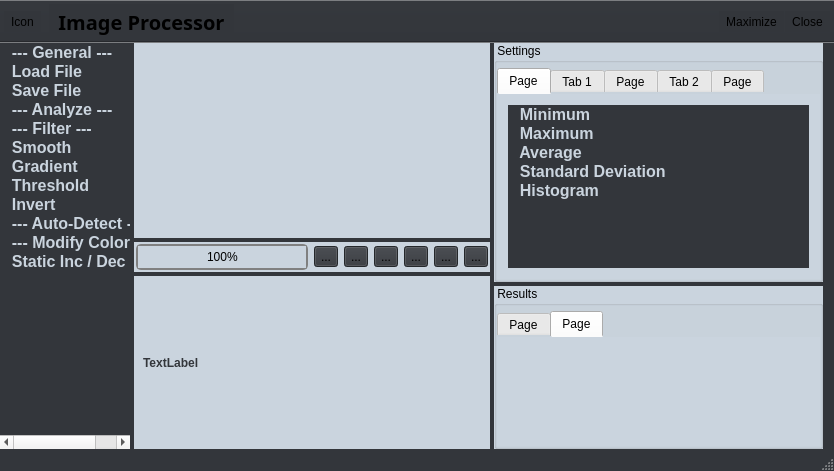
<?xml version="1.0" encoding="UTF-8"?>
<ui version="4.0">
 <class>MainWindow</class>
 <widget class="QMainWindow" name="MainWindow">
  <property name="geometry">
   <rect>
    <x>0</x>
    <y>0</y>
    <width>834</width>
    <height>471</height>
   </rect>
  </property>
  <property name="windowTitle">
   <string>MainWindow</string>
  </property>
  <property name="styleSheet">
   <string notr="true">QMainWindow{
	background-color:#33363b;
}

QToolBar {
   background-color:#33363b;
}

QToolBar::seperator{
  background-color:#33363b;
}

QPushButton{
background-color:#33363b;
color:#cad4de;
font:bold;
}

QLabel{
color:#33363b;
font:bold;
}


QSplitter::handle {
	background-color:#33363b;
}

QScrollArea {
	background-color:#cad4de;
}

QFrame{
       /*background-color:#fafafa;*/
    background-color:#cad4de;
    /*background-color: qlineargradient(x1: 0, y1: 0, x2: 0, y2: 1,
	                                stop: 0 #fafafa, stop: 1 #ededed);*/

}

QStatusBar {
    background-color:#33363b;
	color:#cad4de;
}

QToolButton{
background-color:#33363b;
}

QToolButton:hover {
    color :#33363b;
    background: qlineargradient(x1: 0, y1: 0, x2: 0, y2: 1,
                                stop: 0 #33363b, stop: 1 #aCcEF1);
}

QToolButton:disabled {
    color :#33363b;
    background: qlineargradient(x1: 0, y1: 0, x2: 0, y2: 1,
                                stop: 0 #33363b, stop: 1 #aCcEF1);
}

QProgressBar {
    border: 2px solid grey;
    border-radius: 5px;
    text-align:center
}

QProgressBar::chunk {
    background-color:#cad4de;
	width: 20px;
    color:#cad4de
}


</string>
  </property>
  <widget class="QWidget" name="widget">
   <layout class="QHBoxLayout" name="horizontalLayout">
    <property name="leftMargin">
     <number>0</number>
    </property>
    <property name="topMargin">
     <number>0</number>
    </property>
    <property name="bottomMargin">
     <number>0</number>
    </property>
    <item>
     <widget class="QSplitter" name="splitter">
      <property name="orientation">
       <enum>Qt::Horizontal</enum>
      </property>
      <widget class="QListWidget" name="listWidget">
       <property name="enabled">
        <bool>true</bool>
       </property>
       <property name="maximumSize">
        <size>
         <width>220</width>
         <height>16777215</height>
        </size>
       </property>
       <property name="font">
        <font>
         <pointsize>12</pointsize>
         <weight>75</weight>
         <bold>true</bold>
        </font>
       </property>
       <property name="styleSheet">
        <string notr="true">QListView{
background-color:#33363b;
alternate-background-color: yellow;
color:#cad4de
}

QListView {
    show-decoration-selected: 1; /* make the selection span the entire width of the view */
}

QListView::item:selected {
    border: 1px solid #6a6ea9;
}

QListView::item:selected:!active {
   /* background: qlineargradient(x1: 0, y1: 0, x2: 0, y2: 1,
                                stop: 0 #ABAFE5, stop: 1 #8588B2);*/
    background: qlineargradient(x1: 0, y1: 0, x2: 0, y2: 1,
                                stop: 0 #FAFBFE, stop: 1 #DCDEF1);
color :#33363b;
}

QListView::item:selected:active {
    color :#33363b;
    background: qlineargradient(x1: 0, y1: 0, x2: 0, y2: 1,
                                stop: 0 #FAFBFE, stop: 1 #DCDEF1);
}

QListView::item:hover {
    color :#33363b;
    background: qlineargradient(x1: 0, y1: 0, x2: 0, y2: 1,
                                stop: 0 #FAFBFE, stop: 1 #DCDEF1);
}</string>
       </property>
       <property name="frameShape">
        <enum>QFrame::NoFrame</enum>
       </property>
       <property name="selectionMode">
        <enum>QAbstractItemView::MultiSelection</enum>
       </property>
       <property name="layoutMode">
        <enum>QListView::SinglePass</enum>
       </property>
       <property name="spacing">
        <number>2</number>
       </property>
       <item>
        <property name="text">
         <string>  --- General ---</string>
        </property>
        <property name="icon">
         <iconset resource="ressources.qrc">
          <normaloff>:/res/resources/general.png</normaloff>:/res/resources/general.png</iconset>
        </property>
       </item>
       <item>
        <property name="text">
         <string>  Load File</string>
        </property>
        <property name="icon">
         <iconset resource="ressources.qrc">
          <normaloff>:/res/resources/open.png</normaloff>:/res/resources/open.png</iconset>
        </property>
       </item>
       <item>
        <property name="text">
         <string>  Save File</string>
        </property>
        <property name="icon">
         <iconset resource="ressources.qrc">
          <normaloff>:/res/resources/save.png</normaloff>:/res/resources/save.png</iconset>
        </property>
       </item>
       <item>
        <property name="text">
         <string>  --- Analyze ---</string>
        </property>
        <property name="icon">
         <iconset resource="ressources.qrc">
          <normaloff>:/res/resources/analyze.png</normaloff>:/res/resources/analyze.png</iconset>
        </property>
       </item>
       <item>
        <property name="text">
         <string>  --- Filter ---</string>
        </property>
        <property name="icon">
         <iconset resource="ressources.qrc">
          <normaloff>:/res/resources/filter.png</normaloff>:/res/resources/filter.png</iconset>
        </property>
       </item>
       <item>
        <property name="text">
         <string>  Smooth</string>
        </property>
        <property name="icon">
         <iconset resource="ressources.qrc">
          <normaloff>:/res/resources/smooth.png</normaloff>:/res/resources/smooth.png</iconset>
        </property>
       </item>
       <item>
        <property name="text">
         <string>  Gradient</string>
        </property>
        <property name="icon">
         <iconset resource="ressources.qrc">
          <normaloff>:/res/resources/gradient.png</normaloff>:/res/resources/gradient.png</iconset>
        </property>
       </item>
       <item>
        <property name="text">
         <string>  Threshold</string>
        </property>
        <property name="icon">
         <iconset resource="ressources.qrc">
          <normaloff>:/res/resources/threshold.png</normaloff>:/res/resources/threshold.png</iconset>
        </property>
       </item>
       <item>
        <property name="text">
         <string>  Invert</string>
        </property>
        <property name="icon">
         <iconset resource="ressources.qrc">
          <normaloff>:/res/resources/invert.png</normaloff>:/res/resources/invert.png</iconset>
        </property>
       </item>
       <item>
        <property name="text">
         <string>  --- Auto-Detect ---</string>
        </property>
        <property name="icon">
         <iconset resource="ressources.qrc">
          <normaloff>:/res/resources/modify.png</normaloff>:/res/resources/modify.png</iconset>
        </property>
       </item>
       <item>
        <property name="text">
         <string>  --- Modify Colors ---</string>
        </property>
        <property name="icon">
         <iconset resource="ressources.qrc">
          <normaloff>:/res/resources/modify.png</normaloff>:/res/resources/modify.png</iconset>
        </property>
       </item>
       <item>
        <property name="text">
         <string>  Static Inc / Dec</string>
        </property>
        <property name="icon">
         <iconset resource="ressources.qrc">
          <normaloff>:/res/resources/rgb.png</normaloff>:/res/resources/rgb.png</iconset>
        </property>
       </item>
      </widget>
      <widget class="QFrame" name="frame_2">
       <property name="frameShape">
        <enum>QFrame::NoFrame</enum>
       </property>
       <property name="frameShadow">
        <enum>QFrame::Plain</enum>
       </property>
       <property name="lineWidth">
        <number>0</number>
       </property>
       <layout class="QVBoxLayout" name="verticalLayout">
        <property name="spacing">
         <number>0</number>
        </property>
        <property name="leftMargin">
         <number>0</number>
        </property>
        <property name="topMargin">
         <number>0</number>
        </property>
        <property name="rightMargin">
         <number>0</number>
        </property>
        <property name="bottomMargin">
         <number>0</number>
        </property>
        <item>
         <widget class="QSplitter" name="splitter_2">
          <property name="lineWidth">
           <number>0</number>
          </property>
          <property name="orientation">
           <enum>Qt::Vertical</enum>
          </property>
          <widget class="QScrollArea" name="scrollArea_3">
           <property name="sizePolicy">
            <sizepolicy hsizetype="Expanding" vsizetype="Expanding">
             <horstretch>0</horstretch>
             <verstretch>0</verstretch>
            </sizepolicy>
           </property>
           <property name="frameShape">
            <enum>QFrame::NoFrame</enum>
           </property>
           <property name="frameShadow">
            <enum>QFrame::Plain</enum>
           </property>
           <property name="lineWidth">
            <number>0</number>
           </property>
           <property name="widgetResizable">
            <bool>true</bool>
           </property>
           <widget class="QWidget" name="scrollAreaWidgetContents_3">
            <property name="geometry">
             <rect>
              <x>0</x>
              <y>0</y>
              <width>370</width>
              <height>182</height>
             </rect>
            </property>
            <property name="styleSheet">
             <string notr="true">background-color:#cad4de;</string>
            </property>
            <layout class="QVBoxLayout" name="verticalLayout_4">
             <item>
              <widget class="QLabel" name="label">
               <property name="sizePolicy">
                <sizepolicy hsizetype="Fixed" vsizetype="Fixed">
                 <horstretch>0</horstretch>
                 <verstretch>0</verstretch>
                </sizepolicy>
               </property>
               <property name="maximumSize">
                <size>
                 <width>16777215</width>
                 <height>16777215</height>
                </size>
               </property>
               <property name="text">
                <string/>
               </property>
               <property name="pixmap">
                <pixmap>:/rec/resources/icon.png</pixmap>
               </property>
               <property name="scaledContents">
                <bool>false</bool>
               </property>
              </widget>
             </item>
            </layout>
           </widget>
          </widget>
          <widget class="QFrame" name="frame_3">
           <property name="maximumSize">
            <size>
             <width>16777215</width>
             <height>30</height>
            </size>
           </property>
           <property name="styleSheet">
            <string notr="true"/>
           </property>
           <property name="frameShape">
            <enum>QFrame::NoFrame</enum>
           </property>
           <property name="frameShadow">
            <enum>QFrame::Plain</enum>
           </property>
           <property name="lineWidth">
            <number>0</number>
           </property>
           <layout class="QHBoxLayout" name="horizontalLayout_2">
            <property name="leftMargin">
             <number>2</number>
            </property>
            <property name="topMargin">
             <number>1</number>
            </property>
            <property name="rightMargin">
             <number>2</number>
            </property>
            <property name="bottomMargin">
             <number>1</number>
            </property>
            <item>
             <widget class="QProgressBar" name="progressBar">
              <property name="styleSheet">
               <string notr="true"/>
              </property>
              <property name="value">
               <number>100</number>
              </property>
             </widget>
            </item>
            <item>
             <widget class="QToolButton" name="toolButton">
              <property name="styleSheet">
               <string notr="true"/>
              </property>
              <property name="text">
               <string>...</string>
              </property>
             </widget>
            </item>
            <item>
             <widget class="QToolButton" name="toolButton_2">
              <property name="text">
               <string>...</string>
              </property>
             </widget>
            </item>
            <item>
             <widget class="QToolButton" name="toolButton_3">
              <property name="text">
               <string>...</string>
              </property>
             </widget>
            </item>
            <item>
             <widget class="QToolButton" name="toolButton_4">
              <property name="text">
               <string>...</string>
              </property>
             </widget>
            </item>
            <item>
             <widget class="QToolButton" name="toolButton_5">
              <property name="text">
               <string>...</string>
              </property>
             </widget>
            </item>
            <item>
             <widget class="QToolButton" name="toolButton_6">
              <property name="text">
               <string>...</string>
              </property>
             </widget>
            </item>
           </layout>
          </widget>
          <widget class="QScrollArea" name="scrollArea_4">
           <property name="frameShape">
            <enum>QFrame::NoFrame</enum>
           </property>
           <property name="frameShadow">
            <enum>QFrame::Plain</enum>
           </property>
           <property name="lineWidth">
            <number>0</number>
           </property>
           <property name="widgetResizable">
            <bool>true</bool>
           </property>
           <widget class="QWidget" name="scrollAreaWidgetContents_7">
            <property name="geometry">
             <rect>
              <x>0</x>
              <y>0</y>
              <width>370</width>
              <height>186</height>
             </rect>
            </property>
            <property name="styleSheet">
             <string notr="true">background-color:#cad4de;</string>
            </property>
            <layout class="QVBoxLayout" name="verticalLayout_5">
             <property name="spacing">
              <number>6</number>
             </property>
             <property name="leftMargin">
              <number>9</number>
             </property>
             <property name="topMargin">
              <number>9</number>
             </property>
             <property name="rightMargin">
              <number>9</number>
             </property>
             <property name="bottomMargin">
              <number>9</number>
             </property>
             <item>
              <widget class="QLabel" name="label_2">
               <property name="styleSheet">
                <string notr="true"/>
               </property>
               <property name="text">
                <string>TextLabel</string>
               </property>
              </widget>
             </item>
            </layout>
           </widget>
          </widget>
         </widget>
        </item>
       </layout>
      </widget>
      <widget class="QFrame" name="frame">
       <property name="frameShape">
        <enum>QFrame::NoFrame</enum>
       </property>
       <property name="frameShadow">
        <enum>QFrame::Plain</enum>
       </property>
       <property name="lineWidth">
        <number>0</number>
       </property>
       <layout class="QVBoxLayout" name="verticalLayout_2">
        <property name="spacing">
         <number>0</number>
        </property>
        <property name="leftMargin">
         <number>0</number>
        </property>
        <property name="topMargin">
         <number>0</number>
        </property>
        <property name="rightMargin">
         <number>0</number>
        </property>
        <property name="bottomMargin">
         <number>0</number>
        </property>
        <item>
         <widget class="QSplitter" name="splitter_3">
          <property name="orientation">
           <enum>Qt::Vertical</enum>
          </property>
          <widget class="QGroupBox" name="groupBox">
           <property name="maximumSize">
            <size>
             <width>16777215</width>
             <height>250</height>
            </size>
           </property>
           <property name="title">
            <string> Settings</string>
           </property>
           <property name="flat">
            <bool>true</bool>
           </property>
           <layout class="QVBoxLayout" name="verticalLayout_3">
            <property name="spacing">
             <number>0</number>
            </property>
            <property name="leftMargin">
             <number>0</number>
            </property>
            <property name="topMargin">
             <number>5</number>
            </property>
            <property name="rightMargin">
             <number>0</number>
            </property>
            <property name="bottomMargin">
             <number>0</number>
            </property>
            <item>
             <widget class="QTabWidget" name="tabWidget">
              <property name="styleSheet">
               <string notr="true">border:0;</string>
              </property>
              <property name="currentIndex">
               <number>0</number>
              </property>
              <property name="elideMode">
               <enum>Qt::ElideNone</enum>
              </property>
              <widget class="QWidget" name="tab_3">
               <attribute name="title">
                <string>Page</string>
               </attribute>
               <layout class="QVBoxLayout" name="verticalLayout_8">
                <item>
                 <widget class="QListWidget" name="listWidget_3">
                  <property name="enabled">
                   <bool>true</bool>
                  </property>
                  <property name="maximumSize">
                   <size>
                    <width>16777215</width>
                    <height>16777215</height>
                   </size>
                  </property>
                  <property name="font">
                   <font>
                    <pointsize>12</pointsize>
                    <weight>75</weight>
                    <bold>true</bold>
                   </font>
                  </property>
                  <property name="styleSheet">
                   <string notr="true">QListView{
background-color:#33363b;
alternate-background-color: yellow;
color:#cad4de
}

QListView {
    show-decoration-selected: 1; /* make the selection span the entire width of the view */
}

QListView::item:selected {
    border: 1px solid #6a6ea9;
}

QListView::item:selected:!active {
    background: qlineargradient(x1: 0, y1: 0, x2: 0, y2: 1,
                                stop: 0 #ABAFE5, stop: 1 #8588B2);
}

QListView::item:selected:active {
    color :#33363b;
    background: qlineargradient(x1: 0, y1: 0, x2: 0, y2: 1,
                                stop: 0 #FAFBFE, stop: 1 #DCDEF1);
}

QListView::item:hover {
    color :#33363b;
    background: qlineargradient(x1: 0, y1: 0, x2: 0, y2: 1,
                                stop: 0 #FAFBFE, stop: 1 #DCDEF1);
}</string>
                  </property>
                  <property name="frameShape">
                   <enum>QFrame::NoFrame</enum>
                  </property>
                  <property name="layoutMode">
                   <enum>QListView::SinglePass</enum>
                  </property>
                  <property name="spacing">
                   <number>2</number>
                  </property>
                  <item>
                   <property name="text">
                    <string>  Minimum</string>
                   </property>
                   <property name="icon">
                    <iconset resource="ressources.qrc">
                     <normaloff>:/res/resources/minimum.png</normaloff>:/res/resources/minimum.png</iconset>
                   </property>
                  </item>
                  <item>
                   <property name="text">
                    <string>  Maximum</string>
                   </property>
                   <property name="icon">
                    <iconset resource="ressources.qrc">
                     <normaloff>:/res/resources/maximum.png</normaloff>:/res/resources/maximum.png</iconset>
                   </property>
                  </item>
                  <item>
                   <property name="text">
                    <string>  Average</string>
                   </property>
                   <property name="icon">
                    <iconset resource="ressources.qrc">
                     <normaloff>:/res/resources/average.png</normaloff>:/res/resources/average.png</iconset>
                   </property>
                  </item>
                  <item>
                   <property name="text">
                    <string>  Standard Deviation</string>
                   </property>
                   <property name="icon">
                    <iconset resource="ressources.qrc">
                     <normaloff>:/res/resources/Std_Dev.png</normaloff>:/res/resources/Std_Dev.png</iconset>
                   </property>
                  </item>
                  <item>
                   <property name="text">
                    <string>  Histogram</string>
                   </property>
                   <property name="icon">
                    <iconset resource="ressources.qrc">
                     <normaloff>:/res/resources/histogram.png</normaloff>:/res/resources/histogram.png</iconset>
                   </property>
                  </item>
                 </widget>
                </item>
               </layout>
              </widget>
              <widget class="QWidget" name="tab">
               <attribute name="title">
                <string>Tab 1</string>
               </attribute>
               <layout class="QVBoxLayout" name="verticalLayout_10">
                <item>
                 <layout class="QVBoxLayout" name="verticalLayout_9">
                  <item>
                   <widget class="QLabel" name="label_6">
                    <property name="text">
                     <string>Sliding Window -  horizontal considered neighbours</string>
                    </property>
                   </widget>
                  </item>
                  <item>
                   <layout class="QHBoxLayout" name="horizontalLayout_7">
                    <item>
                     <widget class="QLabel" name="label_8">
                      <property name="text">
                       <string>0</string>
                      </property>
                     </widget>
                    </item>
                    <item>
                     <widget class="QSlider" name="horizontalSlider_4">
                      <property name="orientation">
                       <enum>Qt::Horizontal</enum>
                      </property>
                     </widget>
                    </item>
                    <item>
                     <widget class="QLabel" name="label_10">
                      <property name="text">
                       <string>0</string>
                      </property>
                     </widget>
                    </item>
                   </layout>
                  </item>
                  <item>
                   <widget class="QLabel" name="label_7">
                    <property name="text">
                     <string>Sliding Window -  vertical considered neighbours</string>
                    </property>
                   </widget>
                  </item>
                  <item>
                   <layout class="QHBoxLayout" name="horizontalLayout_6">
                    <item>
                     <widget class="QLabel" name="label_9">
                      <property name="text">
                       <string>0</string>
                      </property>
                     </widget>
                    </item>
                    <item>
                     <widget class="QSlider" name="horizontalSlider_5">
                      <property name="orientation">
                       <enum>Qt::Horizontal</enum>
                      </property>
                     </widget>
                    </item>
                    <item>
                     <widget class="QLabel" name="label_11">
                      <property name="text">
                       <string>0</string>
                      </property>
                     </widget>
                    </item>
                   </layout>
                  </item>
                  <item>
                   <widget class="QPushButton" name="pushButton_4">
                    <property name="text">
                     <string>Smooth</string>
                    </property>
                   </widget>
                  </item>
                 </layout>
                </item>
               </layout>
              </widget>
              <widget class="QWidget" name="tab_4">
               <attribute name="title">
                <string>Page</string>
               </attribute>
               <layout class="QVBoxLayout" name="verticalLayout_11">
                <item>
                 <widget class="QComboBox" name="comboBox_2">
                  <item>
                   <property name="text">
                    <string>Processing Direction : Horizontal</string>
                   </property>
                  </item>
                  <item>
                   <property name="text">
                    <string>Processing Direction : Vertical</string>
                   </property>
                  </item>
                 </widget>
                </item>
                <item>
                 <widget class="QComboBox" name="comboBox_3">
                  <item>
                   <property name="text">
                    <string>Gradient Type : Normal </string>
                   </property>
                  </item>
                  <item>
                   <property name="text">
                    <string>Gradient Type : Absolute</string>
                   </property>
                  </item>
                  <item>
                   <property name="text">
                    <string>Gradient Type : Magnitude</string>
                   </property>
                  </item>
                  <item>
                   <property name="text">
                    <string>Gradient Type : Direction</string>
                   </property>
                  </item>
                 </widget>
                </item>
                <item>
                 <widget class="QPushButton" name="pushButton">
                  <property name="text">
                   <string>Gradient</string>
                  </property>
                 </widget>
                </item>
               </layout>
              </widget>
              <widget class="QWidget" name="tab_2">
               <attribute name="title">
                <string>Tab 2</string>
               </attribute>
               <layout class="QHBoxLayout" name="horizontalLayout_8">
                <item>
                 <layout class="QVBoxLayout" name="verticalLayout_6">
                  <item>
                   <widget class="QLabel" name="label_5">
                    <property name="text">
                     <string>Threshold-Value</string>
                    </property>
                   </widget>
                  </item>
                  <item>
                   <layout class="QHBoxLayout" name="horizontalLayout_3">
                    <item>
                     <widget class="QLabel" name="label_3">
                      <property name="text">
                       <string>0</string>
                      </property>
                     </widget>
                    </item>
                    <item>
                     <widget class="QSlider" name="horizontalSlider">
                      <property name="minimum">
                       <number>0</number>
                      </property>
                      <property name="maximum">
                       <number>255</number>
                      </property>
                      <property name="orientation">
                       <enum>Qt::Horizontal</enum>
                      </property>
                     </widget>
                    </item>
                    <item>
                     <widget class="QLabel" name="label_4">
                      <property name="text">
                       <string>0</string>
                      </property>
                     </widget>
                    </item>
                   </layout>
                  </item>
                  <item>
                   <widget class="QComboBox" name="comboBox_4">
                    <item>
                     <property name="text">
                      <string>Threshold Type : Binary Threshold</string>
                     </property>
                    </item>
                    <item>
                     <property name="text">
                      <string>Threshold Type : Normal Threshold</string>
                     </property>
                    </item>
                   </widget>
                  </item>
                  <item>
                   <widget class="QLabel" name="label_12">
                    <property name="enabled">
                     <bool>false</bool>
                    </property>
                    <property name="text">
                     <string>new value for data &lt; Threshold-Value</string>
                    </property>
                   </widget>
                  </item>
                  <item>
                   <layout class="QHBoxLayout" name="horizontalLayout_4">
                    <item>
                     <widget class="QLabel" name="label_14">
                      <property name="text">
                       <string>0</string>
                      </property>
                     </widget>
                    </item>
                    <item>
                     <widget class="QSlider" name="horizontalSlider_2">
                      <property name="enabled">
                       <bool>true</bool>
                      </property>
                      <property name="minimum">
                       <number>0</number>
                      </property>
                      <property name="maximum">
                       <number>255</number>
                      </property>
                      <property name="orientation">
                       <enum>Qt::Horizontal</enum>
                      </property>
                     </widget>
                    </item>
                    <item>
                     <widget class="QLabel" name="label_13">
                      <property name="text">
                       <string>0</string>
                      </property>
                     </widget>
                    </item>
                   </layout>
                  </item>
                  <item>
                   <widget class="QLabel" name="label_15">
                    <property name="text">
                     <string>new value for data &gt; Threshold-Value</string>
                    </property>
                   </widget>
                  </item>
                  <item>
                   <layout class="QHBoxLayout" name="horizontalLayout_5">
                    <item>
                     <widget class="QLabel" name="label_17">
                      <property name="text">
                       <string>0</string>
                      </property>
                     </widget>
                    </item>
                    <item>
                     <widget class="QSlider" name="horizontalSlider_3">
                      <property name="minimum">
                       <number>0</number>
                      </property>
                      <property name="maximum">
                       <number>255</number>
                      </property>
                      <property name="orientation">
                       <enum>Qt::Horizontal</enum>
                      </property>
                     </widget>
                    </item>
                    <item>
                     <widget class="QLabel" name="label_16">
                      <property name="text">
                       <string>0</string>
                      </property>
                     </widget>
                    </item>
                   </layout>
                  </item>
                  <item>
                   <widget class="QPushButton" name="pushButton_2">
                    <property name="text">
                     <string>Threshold</string>
                    </property>
                   </widget>
                  </item>
                 </layout>
                </item>
               </layout>
              </widget>
              <widget class="QWidget" name="tab_5">
               <attribute name="title">
                <string>Page</string>
               </attribute>
               <layout class="QVBoxLayout" name="verticalLayout_14">
                <item>
                 <widget class="QLabel" name="label_20">
                  <property name="text">
                   <string>Static Increase / Decrease Value</string>
                  </property>
                 </widget>
                </item>
                <item>
                 <layout class="QHBoxLayout" name="horizontalLayout_9">
                  <item>
                   <widget class="QLabel" name="label_21">
                    <property name="text">
                     <string>0</string>
                    </property>
                   </widget>
                  </item>
                  <item>
                   <widget class="QSlider" name="horizontalSlider_6">
                    <property name="minimum">
                     <number>-255</number>
                    </property>
                    <property name="maximum">
                     <number>255</number>
                    </property>
                    <property name="orientation">
                     <enum>Qt::Horizontal</enum>
                    </property>
                   </widget>
                  </item>
                  <item>
                   <widget class="QLabel" name="label_22">
                    <property name="text">
                     <string>255</string>
                    </property>
                   </widget>
                  </item>
                 </layout>
                </item>
                <item>
                 <widget class="QPushButton" name="pushButton_3">
                  <property name="text">
                   <string>Static Increase / Decrease</string>
                  </property>
                 </widget>
                </item>
               </layout>
              </widget>
             </widget>
            </item>
           </layout>
          </widget>
          <widget class="QGroupBox" name="groupBox_2">
           <property name="title">
            <string> Results</string>
           </property>
           <layout class="QVBoxLayout" name="verticalLayout_7">
            <property name="spacing">
             <number>0</number>
            </property>
            <property name="leftMargin">
             <number>0</number>
            </property>
            <property name="topMargin">
             <number>5</number>
            </property>
            <property name="rightMargin">
             <number>0</number>
            </property>
            <property name="bottomMargin">
             <number>0</number>
            </property>
            <item>
             <widget class="QTabWidget" name="tabWidget_2">
              <property name="styleSheet">
               <string notr="true">border:0;</string>
              </property>
              <property name="currentIndex">
               <number>1</number>
              </property>
              <property name="elideMode">
               <enum>Qt::ElideNone</enum>
              </property>
              <widget class="QWidget" name="tab_7">
               <attribute name="title">
                <string>Page</string>
               </attribute>
               <layout class="QVBoxLayout" name="verticalLayout_12">
                <item>
                 <widget class="QListWidget" name="listWidget_2">
                  <property name="frameShape">
                   <enum>QFrame::Box</enum>
                  </property>
                  <property name="frameShadow">
                   <enum>QFrame::Plain</enum>
                  </property>
                  <property name="lineWidth">
                   <number>0</number>
                  </property>
                 </widget>
                </item>
               </layout>
              </widget>
              <widget class="QWidget" name="tab_6">
               <attribute name="title">
                <string>Page</string>
               </attribute>
               <layout class="QVBoxLayout" name="verticalLayout_13">
                <item>
                 <widget class="QLabel" name="label_18">
                  <property name="text">
                   <string/>
                  </property>
                 </widget>
                </item>
                <item>
                 <widget class="QLabel" name="label_19">
                  <property name="maximumSize">
                   <size>
                    <width>16777215</width>
                    <height>20</height>
                   </size>
                  </property>
                  <property name="text">
                   <string/>
                  </property>
                 </widget>
                </item>
               </layout>
              </widget>
             </widget>
            </item>
           </layout>
          </widget>
         </widget>
        </item>
       </layout>
      </widget>
     </widget>
    </item>
   </layout>
  </widget>
  <widget class="QStatusBar" name="statusBar"/>
  <widget class="QToolBar" name="toolBar_3">
   <property name="windowTitle">
    <string>toolBar_3</string>
   </property>
   <property name="styleSheet">
    <string notr="true">background-color:#33363b;
color:#cad4de;
border:none;

handle::hover {
    color :#33363b;
    background: qlineargradient(x1: 0, y1: 0, x2: 0, y2: 1,
                                stop: 0 #FAFBFE, stop: 1 #DCDEF1);
	border:none;
}</string>
   </property>
   <property name="movable">
    <bool>false</bool>
   </property>
   <property name="iconSize">
    <size>
     <width>30</width>
     <height>30</height>
    </size>
   </property>
   <attribute name="toolBarArea">
    <enum>TopToolBarArea</enum>
   </attribute>
   <attribute name="toolBarBreak">
    <bool>false</bool>
   </attribute>
   <addaction name="actionIcon"/>
  </widget>
  <widget class="QToolBar" name="toolBar">
   <property name="font">
    <font>
     <weight>75</weight>
     <bold>true</bold>
    </font>
   </property>
   <property name="windowTitle">
    <string>toolBar</string>
   </property>
   <property name="styleSheet">
    <string notr="true">background-color:#33363b;
color:#cad4de;
handle::font-size:25;
border:none;

handle::hover {
    color :#33363b;
    background: qlineargradient(x1: 0, y1: 0, x2: 0, y2: 1,
                                stop: 0 #FAFBFE, stop: 1 #DCDEF1);
	border:none;
}</string>
   </property>
   <property name="movable">
    <bool>false</bool>
   </property>
   <attribute name="toolBarArea">
    <enum>TopToolBarArea</enum>
   </attribute>
   <attribute name="toolBarBreak">
    <bool>false</bool>
   </attribute>
   <addaction name="actionImage_Processor"/>
  </widget>
  <widget class="QToolBar" name="toolBar_2">
   <property name="windowTitle">
    <string>toolBar_2</string>
   </property>
   <property name="layoutDirection">
    <enum>Qt::RightToLeft</enum>
   </property>
   <property name="autoFillBackground">
    <bool>false</bool>
   </property>
   <property name="styleSheet">
    <string notr="true">background-color:#33363b;
color:#cad4de;
border:none;

handle::hover {
    color :#33363b;
    background: qlineargradient(x1: 0, y1: 0, x2: 0, y2: 1,
                                stop: 0 #FAFBFE, stop: 1 #DCDEF1);
	border:none;
}</string>
   </property>
   <property name="movable">
    <bool>false</bool>
   </property>
   <property name="iconSize">
    <size>
     <width>20</width>
     <height>18</height>
    </size>
   </property>
   <attribute name="toolBarArea">
    <enum>TopToolBarArea</enum>
   </attribute>
   <attribute name="toolBarBreak">
    <bool>false</bool>
   </attribute>
   <addaction name="actionClose"/>
   <addaction name="actionMaximize"/>
  </widget>
  <action name="actionLoad">
   <property name="text">
    <string>Load</string>
   </property>
  </action>
  <action name="actionSave">
   <property name="text">
    <string>Save</string>
   </property>
  </action>
  <action name="actionClose">
   <property name="icon">
    <iconset resource="ressources.qrc">
     <normaloff>:/res/resources/close.png</normaloff>:/res/resources/close.png</iconset>
   </property>
   <property name="text">
    <string>Close</string>
   </property>
   <property name="toolTip">
    <string>Close Application</string>
   </property>
  </action>
  <action name="actionMaximize">
   <property name="icon">
    <iconset resource="ressources.qrc">
     <normaloff>:/res/resources/maximize.png</normaloff>:/res/resources/maximize.png</iconset>
   </property>
   <property name="text">
    <string>Maximize</string>
   </property>
   <property name="toolTip">
    <string>Maximize Application</string>
   </property>
  </action>
  <action name="actionImage_Processor">
   <property name="text">
    <string>Image Processor</string>
   </property>
   <property name="font">
    <font>
     <family>Droid Serif</family>
     <pointsize>15</pointsize>
     <weight>75</weight>
     <bold>true</bold>
     <kerning>true</kerning>
    </font>
   </property>
  </action>
  <action name="actionIcon">
   <property name="icon">
    <iconset resource="ressources.qrc">
     <normaloff>:/res/resources/icon.png</normaloff>:/res/resources/icon.png</iconset>
   </property>
   <property name="text">
    <string>Icon</string>
   </property>
  </action>
  <action name="actionZoom_in">
   <property name="icon">
    <iconset resource="ressources.qrc">
     <normaloff>:/res/resources/zoom_in.png</normaloff>:/res/resources/zoom_in.png</iconset>
   </property>
   <property name="text">
    <string>Zoom in</string>
   </property>
   <property name="shortcut">
    <string>Ctrl++</string>
   </property>
  </action>
  <action name="actionZoom_out">
   <property name="icon">
    <iconset resource="ressources.qrc">
     <normaloff>:/res/resources/zoom_out.png</normaloff>:/res/resources/zoom_out.png</iconset>
   </property>
   <property name="text">
    <string>Zoom out</string>
   </property>
   <property name="shortcut">
    <string>Ctrl+-</string>
   </property>
  </action>
  <action name="actionZoom_Fit">
   <property name="icon">
    <iconset resource="ressources.qrc">
     <normaloff>:/res/resources/zoom_fit.png</normaloff>:/res/resources/zoom_fit.png</iconset>
   </property>
   <property name="text">
    <string>Zoom Fit</string>
   </property>
   <property name="shortcut">
    <string>Ctrl+F</string>
   </property>
  </action>
  <action name="actionLoad_from_modified">
   <property name="icon">
    <iconset resource="ressources.qrc">
     <normaloff>:/res/resources/up.png</normaloff>:/res/resources/up.png</iconset>
   </property>
   <property name="text">
    <string>load from modified</string>
   </property>
   <property name="shortcut">
    <string>Ctrl+Up</string>
   </property>
  </action>
  <action name="actionLoad_from_original">
   <property name="icon">
    <iconset resource="ressources.qrc">
     <normaloff>:/res/resources/down.png</normaloff>:/res/resources/down.png</iconset>
   </property>
   <property name="text">
    <string>load from original</string>
   </property>
   <property name="shortcut">
    <string>Ctrl+Down</string>
   </property>
  </action>
  <action name="actionSwap">
   <property name="icon">
    <iconset resource="ressources.qrc">
     <normaloff>:/res/resources/swap.png</normaloff>:/res/resources/swap.png</iconset>
   </property>
   <property name="text">
    <string>swap</string>
   </property>
   <property name="shortcut">
    <string>Ctrl+Tab</string>
   </property>
  </action>
 </widget>
 <layoutdefault spacing="6" margin="11"/>
 <resources>
  <include location="ressources.qrc"/>
 </resources>
 <connections/>
</ui>
